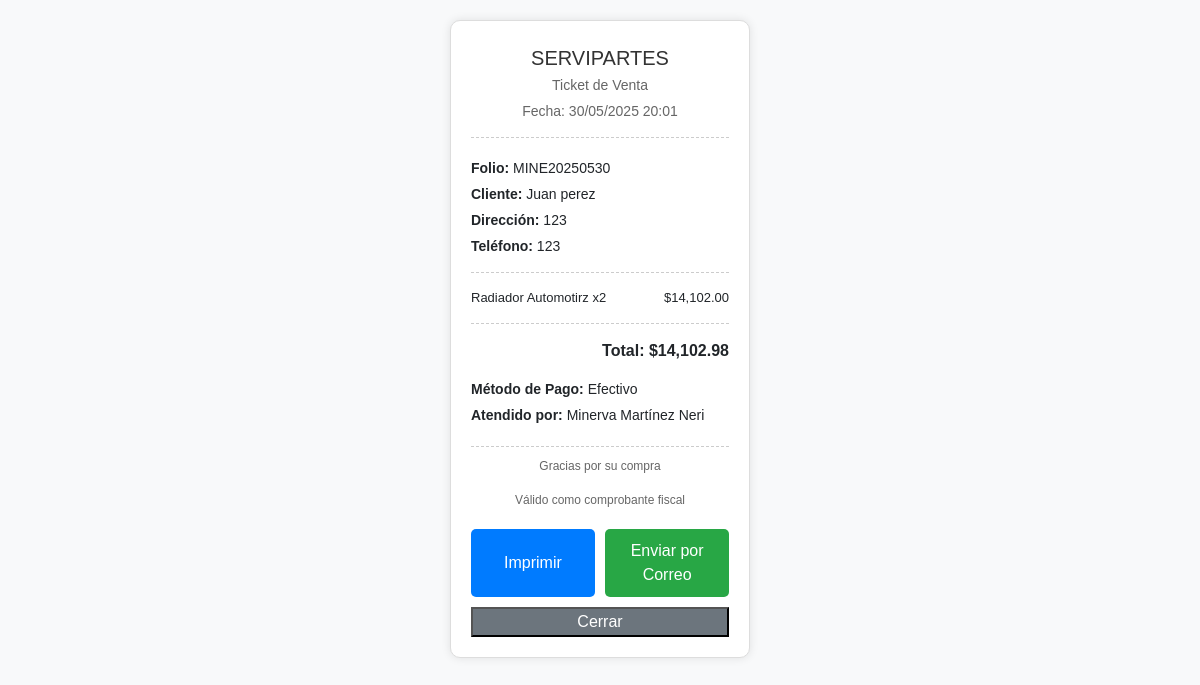
The page /imprimir_ticket.php?id_venta=3 (signed in) on the database its author committed.
### tables this page shows
CREATE TABLE `ventas` (
  `id_ventas` int(5) NOT NULL,
  `folio` varchar(12) NOT NULL,
  `cliente_id` varchar(4) NOT NULL,
  `direccion_negocio` varchar(100) NOT NULL,
  `numero_atencion_cliente` varchar(12) NOT NULL,
  `garantia` tinyint(4) NOT NULL,
  `tiempo_garantia_valor` int(11) NOT NULL,
  `tiempo_garantia_unidad` varchar(10) NOT NULL,
  `metodo_pago` varchar(25) NOT NULL,
  `nombre_usuario` varchar(50) NOT NULL,
  `fecha` datetime NOT NULL,
  `total` decimal(10,2) NOT NULL
);

CREATE TABLE `cliente` (
  `ID del cliente` varchar(4) NOT NULL,
  `Nombre` varchar(50) NOT NULL,
  `Telefono` varchar(14) NOT NULL,
  `Direccion` varchar(100) NOT NULL,
  `RFC` varchar(14) NOT NULL
);

CREATE TABLE `ventas_productos` (
  `id_ventas` int(5) NOT NULL,
  `Id Producto` int(11) NOT NULL,
  `producto` varchar(50) NOT NULL,
  `cantidad` int(11) NOT NULL,
  `precio_unitario` decimal(10,0) NOT NULL,
  `subtotal` decimal(10,0) NOT NULL,
  `id` int(11) NOT NULL
);

### imprimir_ticket.php (the view, shortened to what this page needs)
<?php
$conn = new mysqli('localhost', 'root', '', 'refaccionaria_servipartes');
$id_ventas = 0;
if (isset($_GET['id_venta'])) {
    $id_ventas = intval($_GET['id_venta']);
} elseif (isset($_GET['id'])) {
    $id_ventas = intval($_GET['id']);
}
$query_venta = "SELECT v.*, c.Nombre AS cliente_nombre
                FROM ventas v
                JOIN cliente c ON v.cliente_id = c.`ID del cliente`
                WHERE v.id_ventas = ?";
$stmt = $conn->prepare($query_venta);
$stmt->bind_param("i", $id_ventas);
$stmt->execute();
$result = $stmt->get_result();
$venta = $result->fetch_assoc();
$query_productos = "SELECT vp.cantidad, vp.producto AS `Nombre del producto`, p.Marca, p.Modelo, vp.precio_unitario AS Precio
                    FROM ventas_productos vp
                    JOIN producto p ON vp.`Id Producto` = p.`Id Producto`
                    WHERE vp.id_ventas = ?";
$stmt = $conn->prepare($query_productos);
$stmt->bind_param("i", $id_ventas);
$stmt->execute();
$productos = $stmt->get_result()->fetch_all(MYSQLI_ASSOC);
?>
<!DOCTYPE html>
<html lang="es">
<head>
    <link href="https://cdn.jsdelivr.net/npm/bootstrap@5.3.0/dist/css/bootstrap.min.css" rel="stylesheet">
</head>
<body>
    <div class="ticket-container">
        <div class="ticket-header">
            <h2>SERVIPARTES</h2>
            <p>Ticket de Venta</p>
            <p>Fecha: <?php echo date('d/m/Y H:i', strtotime($venta['fecha'])); ?></p>
        </div>
        <div class="ticket-info">
            <p><strong>Folio:</strong> <?php echo htmlspecialchars($venta['folio']); ?></p>
            <p><strong>Cliente:</strong> <?php echo htmlspecialchars($venta['cliente_nombre']); ?></p>
            <p><strong>Dirección:</strong> <?php echo htmlspecialchars($venta['direccion_negocio']); ?></p>
            <p><strong>Teléfono:</strong> <?php echo htmlspecialchars($venta['numero_atencion_cliente']); ?></p>
        </div>
        <div class="ticket-items">
            <?php foreach ($productos as $producto): ?>
                <div class="ticket-item">
                    <span><?php echo htmlspecialchars($producto['Nombre del producto']); ?> x<?php echo $producto['cantidad']; ?></span>
                    <span>$<?php echo number_format($producto['Precio'] * $producto['cantidad'], 2); ?></span>
                </div>
            <?php endforeach; ?>
        </div>
        <div class="ticket-total">
            <p><strong>Total: $<?php echo number_format($venta['total'], 2); ?></strong></p>
        </div>
        <div class="ticket-info">
            <p><strong>Método de Pago:</strong> <?php echo htmlspecialchars($venta['metodo_pago']); ?></p>
            <p><strong>Atendido por:</strong> <?php echo htmlspecialchars($venta['nombre_usuario']); ?></p>
        </div>
        <div class="ticket-footer">
            <p>Gracias por su compra</p>
            <p>Válido como comprobante fiscal</p>
        </div>
        <div class="button-group no-print">
            <button type="button" class="btn-print" onclick="window.print()">Imprimir</button>
            <button type="button" class="btn-email" onclick="enviarPorCorreo()">Enviar por Correo</button>
        </div>
        <div class="no-print">
            <button type="button" class="btn-back" onclick="cerrarVentana()">Cerrar</button>
        </div>
    </div>
</body>
</html>

### imprimir_ticket.php (style rules this page uses)
body { font-family: Arial, sans-serif; margin: 0; padding: 20px; background-color: #f8f9fa; }
.ticket-container { background-color: white; width: 300px; margin: 0 auto; padding: 20px; border: 1px solid #ddd; border-radius: 10px; box-shadow: 0 0 10px rgba(0, 0, 0, 0.1); }
.ticket-header { text-align: center; margin-bottom: 20px; border-bottom: 1px dashed #ccc; padding-bottom: 10px; }
.ticket-header h2 { font-size: 20px; margin: 5px 0; color: #333; }
.ticket-header p { margin: 5px 0; font-size: 14px; color: #666; }
.ticket-info p { margin: 5px 0; font-size: 14px; }
.ticket-items { margin: 15px 0; border-top: 1px dashed #ccc; border-bottom: 1px dashed #ccc; padding: 10px 0; }
.ticket-item { display: flex; justify-content: space-between; margin: 5px 0; font-size: 13px; }
.ticket-total { font-weight: bold; font-size: 16px; margin-top: 10px; text-align: right; }
.ticket-footer { text-align: center; margin-top: 20px; font-size: 12px; color: #666; border-top: 1px dashed #ccc; padding-top: 10px; }
.button-group { display: flex; justify-content: space-between; margin-top: 20px; }
.button-group button { width: 48%; padding: 10px; border: none; border-radius: 5px; font-size: 16px; cursor: pointer; }
.btn-print { background-color: #007bff; color: white; }
.btn-email { background-color: #28a745; color: white; }
.btn-back { background-color: #6c757d; color: white; width: 100%; margin-top: 10px; }

### rows shown on the page
ventas: fecha "30/05/2025 20:01", folio "MINE20250530", cliente.Nombre "Juan perez", direccion_negocio "123", numero_atencion_cliente "123", total "14,102.98", metodo_pago "Efectivo", nombre_usuario "Minerva Martínez Neri"
ventas_productos: producto "Radiador Automotirz", cantidad "2", $producto['Precio'] * $producto['cantidad'] "14,102.00"
